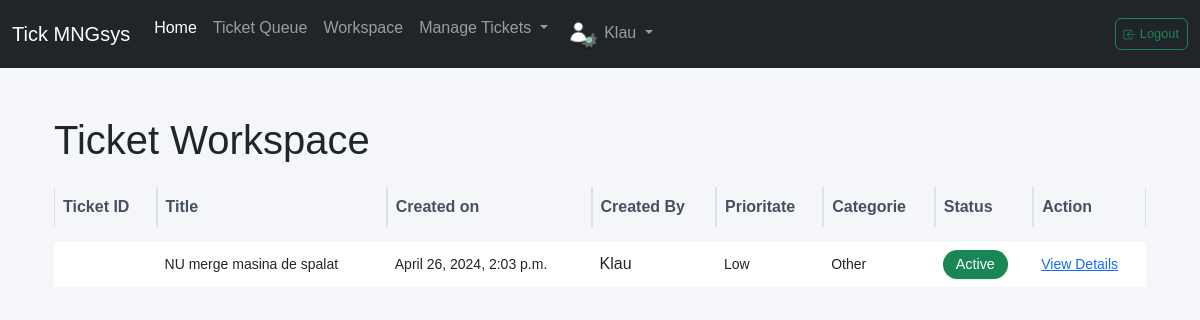
The page /ticket/workspace/ (signed in) on the database as committed earlier.
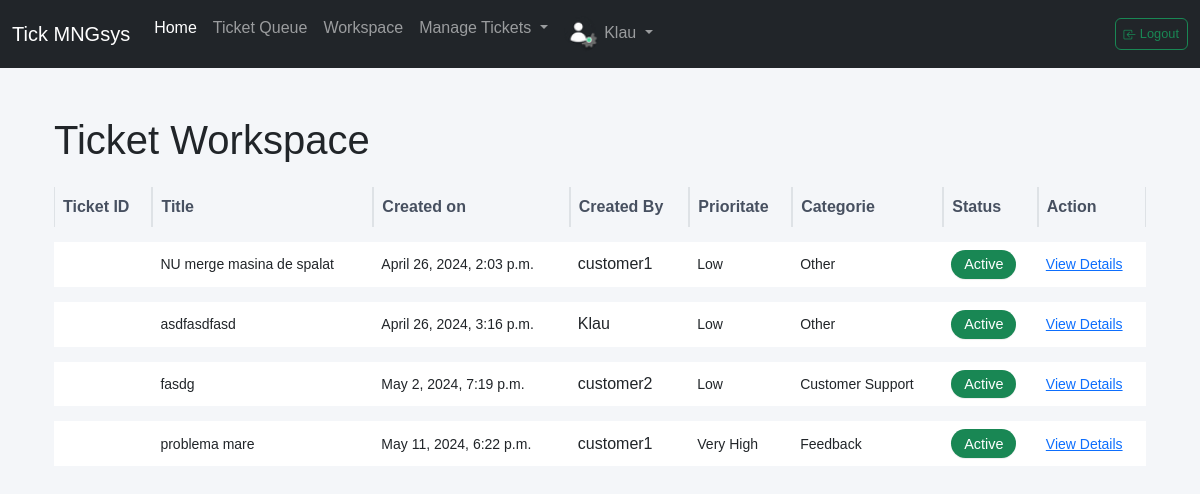
The same page on the database as committed later.
### ticket/models.py (models this page shows, shortened)
class Ticket(models.Model):
    PRIORITY_CHOICES = (
        ('Very Low', 'Foarte Scăzut'),
        ('Low', 'Scăzut'),
        ('Medium', 'Mediu'),
        ('High', 'Ridicat'),
        ('Very High', 'Foarte Ridicat'),
    )
    CATEGORY_CHOICES = (
        ('Bug', 'Bug'),
        ('Feature Request', 'Cerere Funcționalitate'),
        ('Customer Support', 'Suport Client'),
        ('Sales', 'Vânzări'),
        ('Feedback', 'Feedback'),
        ('Other', 'Altele'),
    )
    status_choices = (
        ('Active', 'Activ'),
        ('Completed', 'Completat'),
        ('Pending', 'În așteptare'),
    )
    id = models.AutoField(primary_key=True)
    title = models.CharField(max_length=100)
    description = models.TextField()
    priority = models.CharField(max_length=9, choices=PRIORITY_CHOICES, default='Low')
    category = models.CharField(max_length=20, choices=CATEGORY_CHOICES, default='Other')
    created_by = models.ForeignKey(User, on_delete=models.CASCADE, related_name='created_by', editable=False)
    date_created = models.DateTimeField(auto_now_add=True)
    assigned_to = models.ForeignKey(User, on_delete=models.DO_NOTHING, null=True, blank=True, related_name='assigned_to')
    is_resolved = models.BooleanField(default=False)
    accepted_date = models.DateTimeField(null=True, blank=True)
    closed_date = models.DateTimeField(null=True, blank=True)
    ticket_status = models.CharField(max_length=20, choices=status_choices)
    class Meta:
        verbose_name_plural = "Tickets"

### users/models.py (models this page shows, shortened)
class User(AbstractUser):
    is_customer = models.BooleanField(default=False)
    is_engineer = models.BooleanField(default=False)
    profile_image = models.ImageField(upload_to='profile_images/', default='profile_images/default.png')
    profile_image_admin = models.ImageField(upload_to='profile_images/', default='profile_images/default_admin.png')
    def __str__(self):
        return self.username

### ticket/views.py (the view)
# urls.py: path('workspace/', views.workspace, name='workspace'),
@login_required
def workspace(request):
    tickets = Ticket.objects.filter(assigned_to=request.user, is_resolved=False)
    context = {'tickets': tickets}
    return render(request, 'ticket/workspace.html', context)

### templates/ticket/workspace.html
{% extends 'base.html' %}
{% block content %}
<div class="container mt-5">
    <div class="row">
        <div class="col-md-12">
            <h1>Ticket Workspace</h1>
            <table class="table table-bordered">
                <thead>
                    <tr>
                        <th scope="col">Ticket ID</th>
                        <th scope="col">Title</th>
                        <th scope="col">Created on</th>
                        <th scope="col">Created By</th>
                        <th scope="col">Prioritate</th>
                        <th scope="col">Categorie</th>
                        <th scope="col">Status</th>
                        <th scope="col">Action</th>
                    </tr>
                </thead>
                <tbody>
                    {% for ticket in tickets %}
                    <tr>
                        <td><small>{{ticket.ticket_number}}</small></td>
                        <td><small>{{ticket.title}}</small></td>
                        <td><small>{{ticket.date_created}}</small></td>
                        <td>{{ticket.created_by}}</td>
                        <td><small>{{ticket.priority}}</small></td>
                        <td><small>{{ticket.category}}</small></td>
                        {% if ticket.ticket_status == 'Active' %}
                        <td><span class="badge bg-success">Active</span></td>
                        {% elif ticket.ticket_status == 'Pending' %}
                        <td><span class="badge bg-warning">Pending</span></td>
                        {% elif ticket.ticket_status == 'Closed' %}
                        <td><span class="badge bg-danger">Closed</span></td>
                        {% endif %}
                        <td><small><a href="{% url 'ticket-details' ticket.pk %}">View Details</a></small></td>
                    </tr>
                    {% endfor %}
                </tbody>
            </table>
        </div>
    </div>
{% endblock content %}

Rows that differ between the two databases and show on the page:
changed Ticket "NU merge masina de spalat": created_by "Klau" → "customer1"
now on this page (row edited): Ticket: title "asdfasdfasd", date_created "April 26, 2024, 3:16 p.m.", created_by "Klau", priority "Low", category "Other", ticket_status "Active"
added Ticket: title "fasdg", date_created "May 2, 2024, 7:19 p.m.", created_by "customer2", priority "Low", category "Customer Support", ticket_status "Active"
added Ticket: title "problema mare", date_created "May 11, 2024, 6:22 p.m.", created_by "customer1", priority "Very High", category "Feedback", ticket_status "Active"
